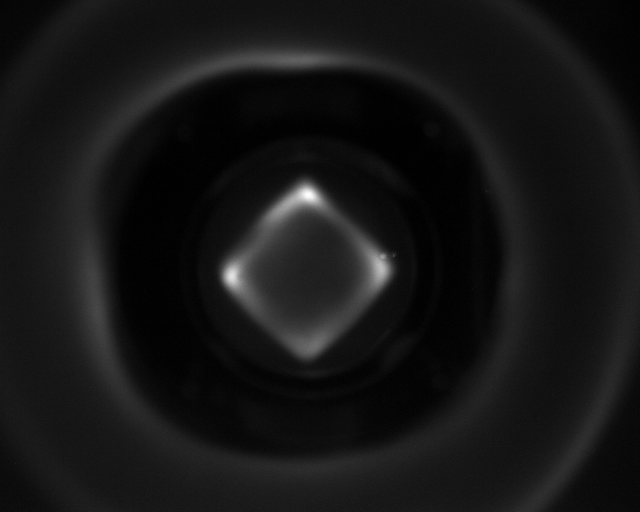
#> input picture sample-images/Image__2019-10-02__17-35-26.png, 1280 x 1024 px, found by its file name (shown at 1/2 size)
$ python image_viewer.py
#> lines starting #> are read from the running program, lines starting #| are printed output that depends on the picture
import numpy as np
import matplotlib
matplotlib.use('TkAgg')
import matplotlib.pyplot as plt

sampleimage = './sample-images/Image__2019-10-02__17-35-26.png'

img = plt.imread(sampleimage)
#> img is the input picture: shape (1024, 1280) float32; min 0, max 1, mean 0.0839

roi = img[275:825,350:900]
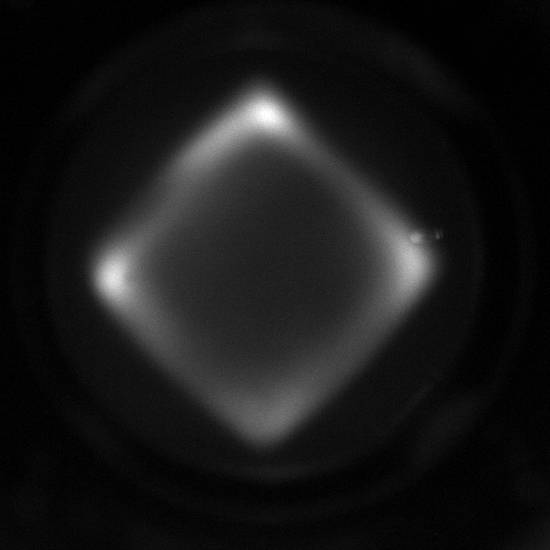
#> roi: shape (550, 550) float32; min 0, max 1, mean 0.0929
print(roi.shape) #=> ROI image size
#| (550, 550)
print(roi.ndim)
#| 2
# [15 lines of commented-out code are left out]
np.savetxt('./sample-images/Image__2019-10-02__17-35-26.csv', roi, fmt='%.2f',delimiter=',')

#plt.show()

$ run again, with sample-images/106793-17-direct__23113341__20191011_164312788_1.tiff saved as sample-images/Image__2019-10-02__17-35-26.png
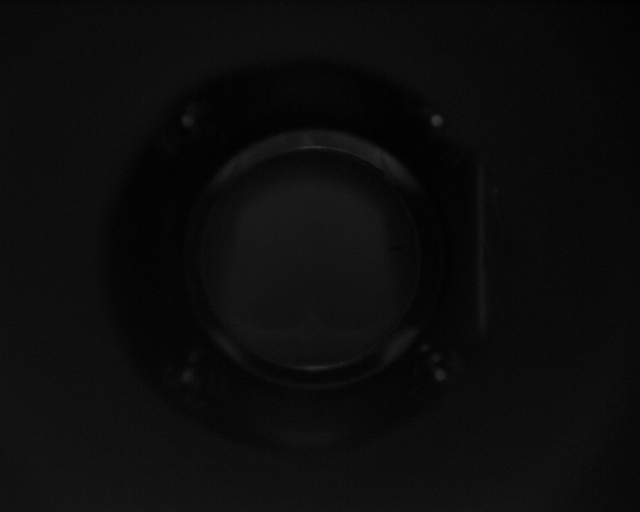
#> input picture sample-images/106793-17-direct__23113341__20191011_164312788_1.tiff, 1280 x 1024 px, found by its file name (shown at 1/2 size)
#> img is the input picture: shape (1024, 1280) float32; min 0, max 0.314, mean 0.0479
#> `roi = img[275:825,350:900]`:
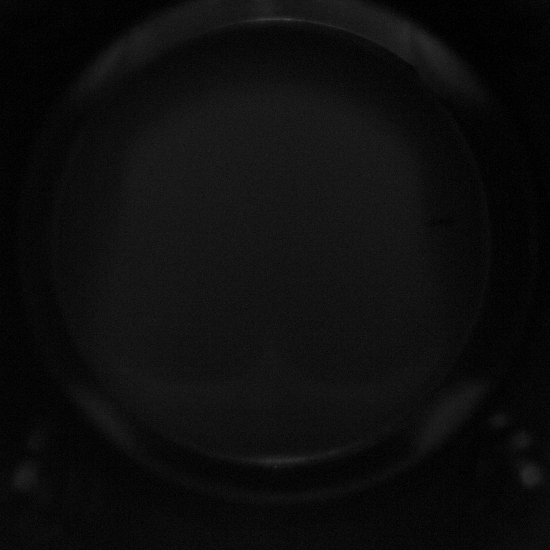
#> roi: shape (550, 550) float32; min 0, max 0.314, mean 0.0533
#| (550, 550)
#| 2
